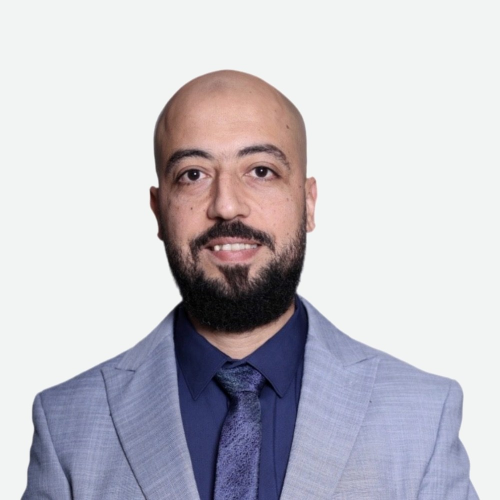
#> input picture profile.jpg, 1000 x 1000 px (shown at 1/2 size)
$ python grade_photos.py profile.jpg
#> lines starting #> are read from the running program, lines starting #| are printed output that depends on the picture
#!/usr/bin/env python3
"""
grade_photos.py - bring the site's photography onto the Elevation 828 palette.

The card thumbnails are LinkedIn infographics: bold gradients, glows, blue and
orange badges. A colour grade will not reconcile that with a mylar drawing
sheet, so the small images are mapped onto a two-colour ramp instead - ink to
mylar - which turns each one into a tonal plate that belongs to the drawing
set. The full-size hero on the article page is left in colour, because there
the diagram's blue-for-water and orange-for-hot carry meaning.

  python3 scripts/grade_photos.py thumbs/*.webp profile.jpg
  python3 scripts/grade_photos.py --check thumbs/x.webp     # writes nothing

Reversible: every input is tracked in git.
"""
import sys, os, argparse
from PIL import Image, ImageEnhance, ImageOps

ROOT = os.path.dirname(os.path.dirname(os.path.abspath(__file__)))
os.chdir(ROOT)

INK      = (12, 26, 24)      # the palette's near-black, green-biased
MYLAR    = (233, 238, 236)   # the sheet
SAT_KEEP = 0.22              # how much of the original colour survives
STRENGTH = 0.86              # how far toward the plate

def plate(im):
    im = im.convert('RGB')
#> im is the input picture: PIL image 1000x1000 RGB; mean R, G, B 195.3, 193.1, 200.5
    duo  = ImageOps.colorize(ImageOps.grayscale(im), INK, MYLAR)
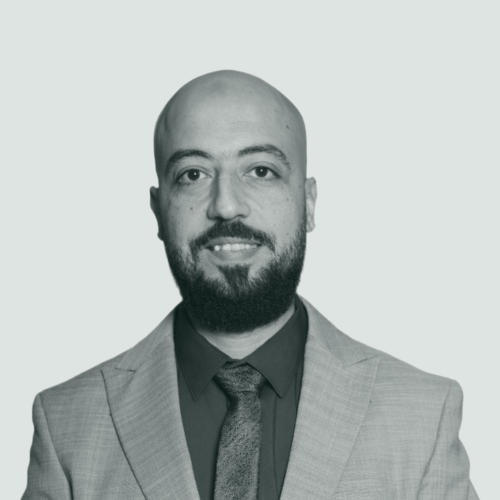
#> duo: PIL image 1000x1000 RGB (shown at 1/2 size); mean R, G, B 180, 187.4, 185.4
    base = ImageEnhance.Color(im).enhance(SAT_KEEP)
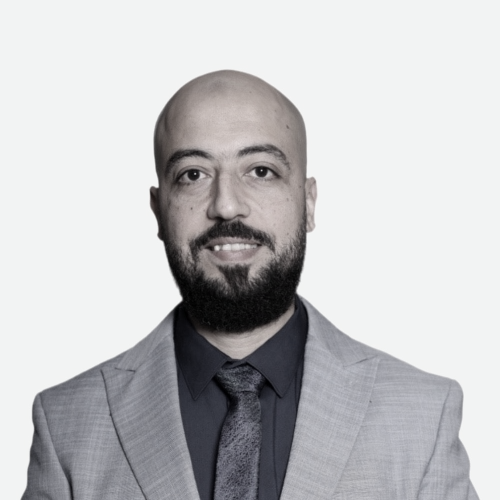
#> base: PIL image 1000x1000 RGB (shown at 1/2 size); mean R, G, B 194, 193.8, 195.6
    return Image.blend(base, duo, STRENGTH)

def save_like(im, path):
    ext = os.path.splitext(path)[1].lower()
    if ext == '.webp':
        im.save(path, 'WEBP', quality=88, method=6)
    elif ext in ('.jpg', '.jpeg'):
        im.save(path, 'JPEG', quality=90, optimize=True, progressive=True)
    else:
        im.save(path)

if __name__ == '__main__':
    ap = argparse.ArgumentParser()
    ap.add_argument('paths', nargs='+')
    ap.add_argument('--check', action='store_true')
    a = ap.parse_args()
    tb = ta = 0; n = 0
    for p in a.paths:
        if not os.path.exists(p):
            print('  missing', p); continue
        b = os.path.getsize(p)
        im = plate(Image.open(p))
        if not a.check:
            save_like(im, p)
        af = os.path.getsize(p)
        tb += b; ta += af; n += 1
    print(f'  {n} files   {tb/1024:.0f} KB -> {ta/1024:.0f} KB')

$ run again, with air-valves-pipeline-safety.jpg copied over profile.jpg
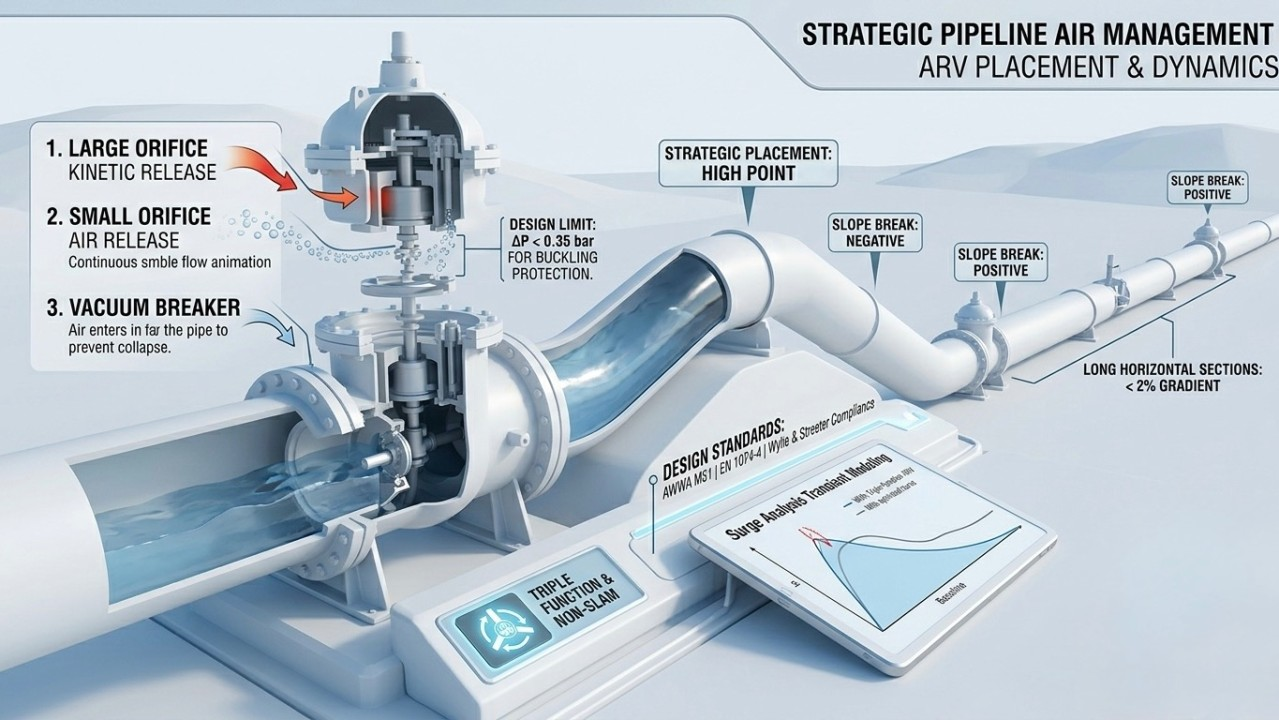
#> input picture air-valves-pipeline-safety.jpg, 1279 x 720 px
#> in plate, im is the input picture: PIL image 1279x720 RGB; mean R, G, B 184.4, 197.1, 207.5
#> in plate, `duo  = ImageOps.colorize(ImageOps.grayscale(im), INK, MYLAR)`:
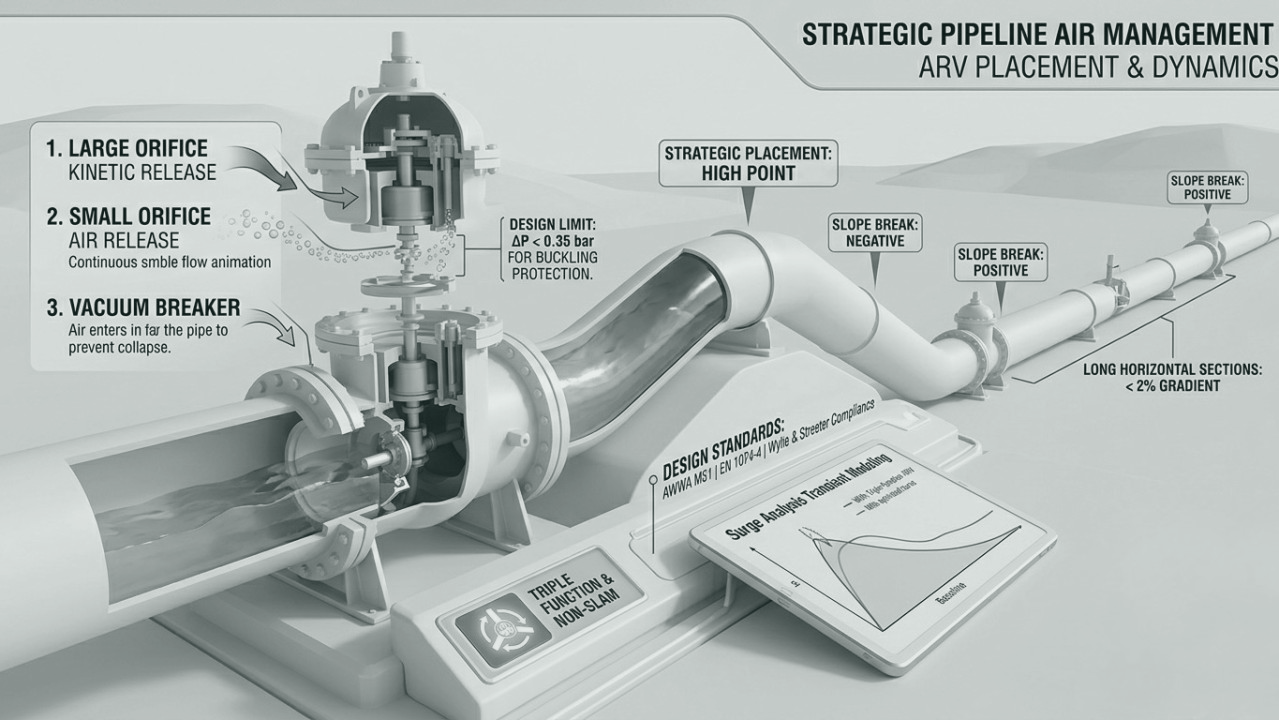
#> duo: PIL image 1279x720 RGB; mean R, G, B 180, 187.1, 185.1
